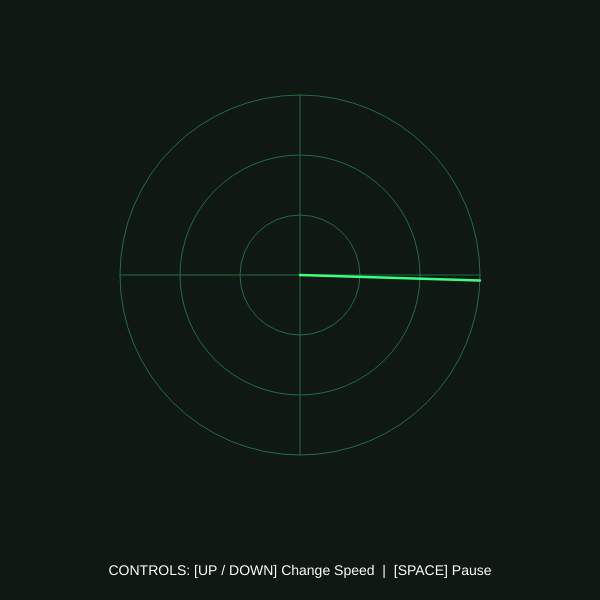
Frame 1 (no input)
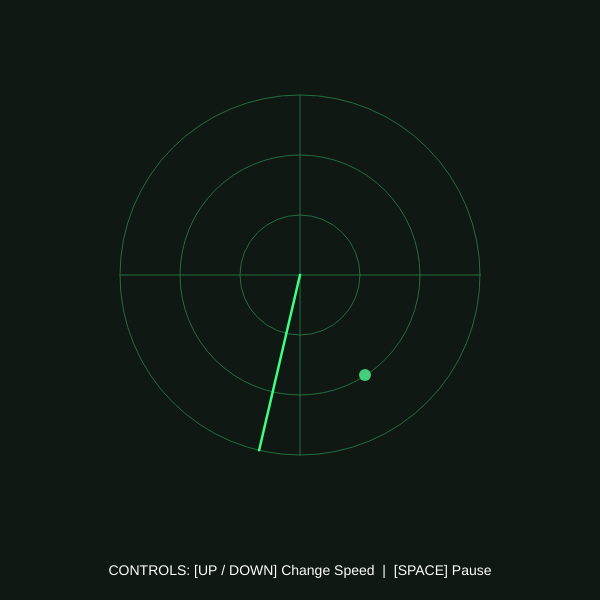
Frame 60 (no input)
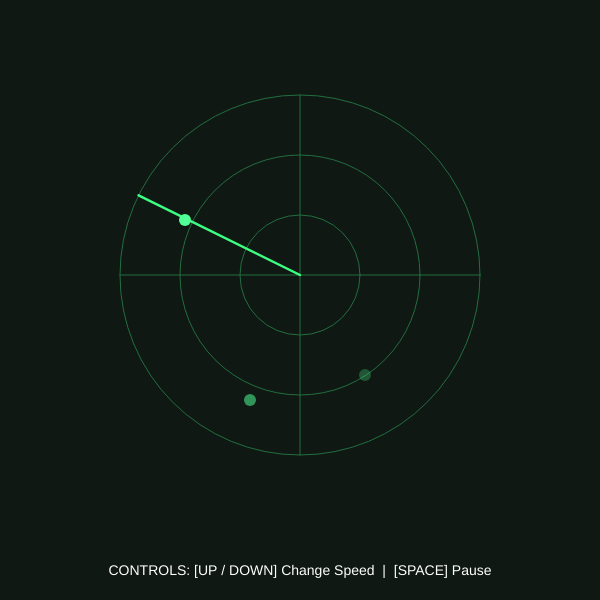
Frame 120 (the mouse pressed at the canvas centre since frame 60)

The p5.js sketch that drew these frames (run headless with seeded random() and noise() and a simulated clock; from frame 60 on, the mouse is pressed at the canvas centre):

// p5.js sketch
// ── sketch.js
let angle = 0;          // Current angle of the radar beam
let speed = 0.03;       // Speed of rotation
let isPaused = false;   // Pause state

// Arrays for 4 target dots (one in each quadrant) and their fade transparency
let targetOffsetX = [95, 65, -50, -115];
let targetOffsetY = [-85, 100, 125, -55];
let targetAlpha = [0, 0, 0, 0];

function setup() {
  createCanvas(600, 600);
}

function draw() {
  background(15, 24, 18); // Dark radar background
  
  // Center coordinates of the radar
  let cx = width / 2;
  let cy = height / 2 - 25;
  let radius = 180;
  
  // 1. Draw 3 concentric circles and crosshairs (all lines use the exact same style)
  noFill();
  stroke(35, 110, 65);
  strokeWeight(1);
  ellipse(cx, cy, 360, 360); // Outer circle
  ellipse(cx, cy, 240, 240); // Middle circle
  ellipse(cx, cy, 120, 120); // Inner circle
  line(cx - radius, cy, cx + radius, cy); // Horizontal line
  line(cx, cy - radius, cx, cy + radius); // Vertical line
  
  // 2. Update angle over time if not paused
  if (!isPaused) {
    angle += speed;
    if (angle >= TWO_PI) {
      angle -= TWO_PI;
    }
  }
  
  // 3. MATHEMATICS: Polar to Cartesian coordinate conversion for radar tip
  let tipX = cx + radius * cos(angle);
  let tipY = cy + radius * sin(angle);
  
  // Draw the moving radar sweep line
  stroke(60, 255, 130);
  strokeWeight(2.5);
  line(cx, cy, tipX, tipY);
  
  // 4. Stationary target dots: Only visible when swept by the radar tip, then fade out
  noStroke();
  for (let i = 0; i < 4; i++) {
    let tx = cx + targetOffsetX[i];
    let ty = cy + targetOffsetY[i];
    
    // Calculate target angle relative to center (0 to TWO_PI)
    let targetAngle = atan2(targetOffsetY[i], targetOffsetX[i]);
    if (targetAngle < 0) {
      targetAngle += TWO_PI;
    }
    
    // Light up dot when the sweep line reaches its angle
    if (abs(angle - targetAngle) < 0.08) {
      targetAlpha[i] = 255;
    }
    
    // Draw dot only if visible, then fade it out gradually
    if (targetAlpha[i] > 0) {
      fill(80, 255, 150, targetAlpha[i]);
      ellipse(tx, ty, 12, 12);
      
      if (!isPaused) {
        targetAlpha[i] -= 2.2;
      }
    }
  }
  
  // 5. Display plain, static control instructions on the canvas
  fill(255);
  noStroke();
  textSize(14);
  textAlign(CENTER);
  text("CONTROLS: [UP / DOWN] Change Speed  |  [SPACE] Pause", width / 2, height - 25);
}

// Keyboard controls
function keyPressed() {
  if (key === ' ') {
    isPaused = !isPaused; // Toggle pause
  } else if (keyCode === UP_ARROW) {
    speed += 0.005; // Increase speed
  } else if (keyCode === DOWN_ARROW) {
    speed = max(0.005, speed - 0.005); // Decrease speed
  }
}
